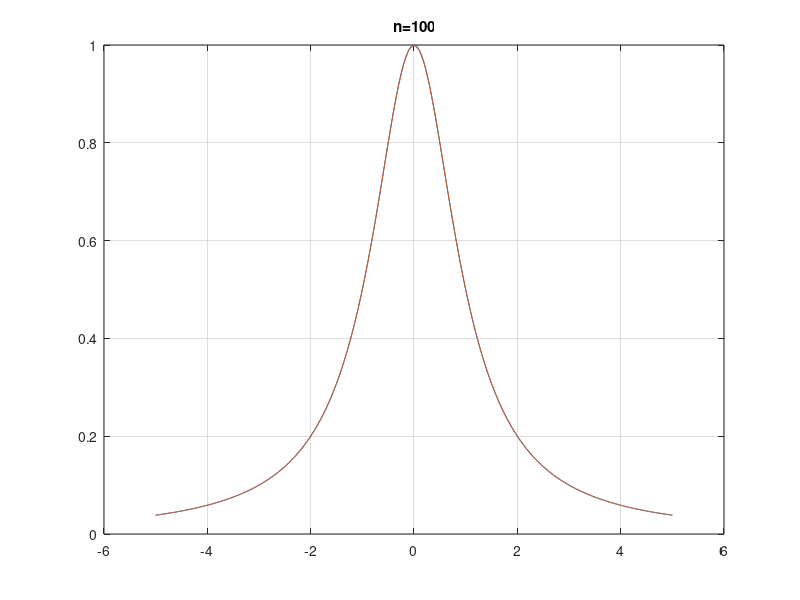
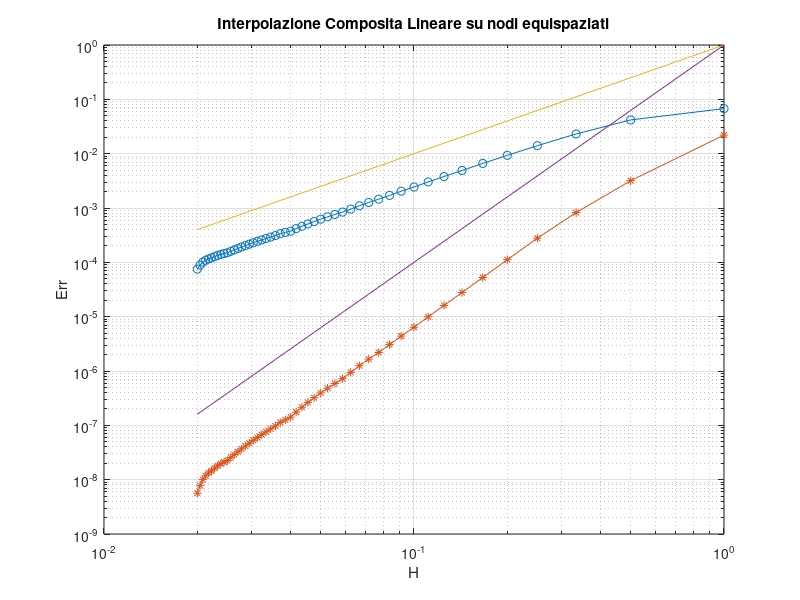

Write MATLAB code to recreate these figures, in order.
f=@(x)1./(1+x.^2);
xa=-5; xb=5;
figure(1); clf
Err1=[];
ErrS=[];
H=[];

for n=10:10:500
    x=linspace(xa,xb,n+1);
    y=f(x);
    x1=linspace(xa,xb,1000);
    y1=interp1(x,y,x1);
    ys=spline(x,y,x1);
    yf1=f(x1);
    if n<=100
        plot(x1,yf1);
        hold on
        plot(x1,y1);
        grid on
        hold off
        title(['n=',num2str(n)]);
        pause(0.1)
    end
    H=[H;(xb-xa)/n];
    errore=max(abs(yf1-y1)); %scende come H.^2 quando H tende a zero
    Err1=[Err1;errore];
    errore=max(abs(yf1-ys));
    ErrS=[ErrS;errore];
end

figure(2); clf
loglog(H, Err1,'-o',H, ErrS,'-*');
hold on
loglog(H,H.^2,H,H.^4);
grid on
xlabel('H');
ylabel('Err');
title('Interpolazione Composita Lineare su nodi equispaziati');
